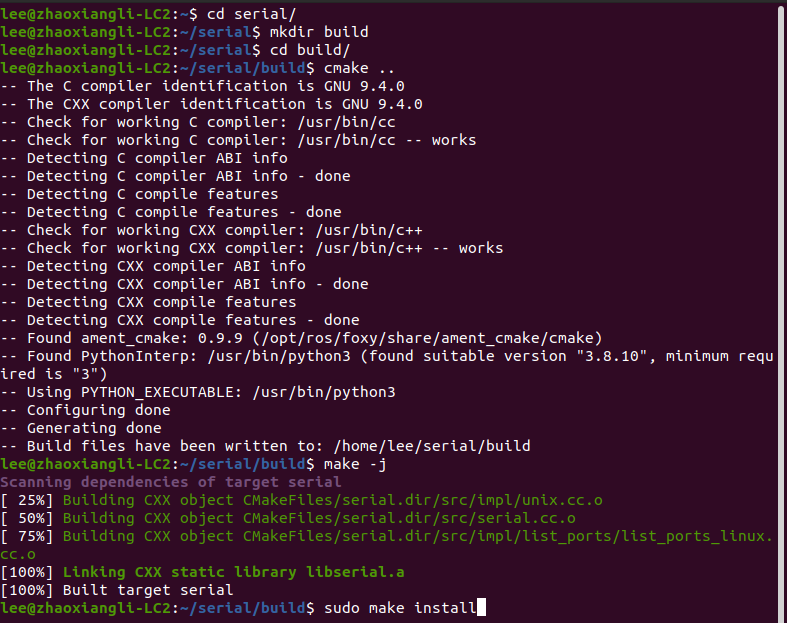
#> input picture src/serial/images/install_Serial_ubuntu.png, 787 x 623 px
$ python get_pixel.py ../serial/images/install_Serial_ubuntu.png
#> lines starting #> are read from the running program, lines starting #| are printed output that depends on the picture; after the words box and inside, x2 and y2 are one past the last pixel; in counts of white or black regions, pixels touching at a corner belong together
import cv2
import numpy as np
import sys
import tkinter as tk
from tkinter import filedialog

# 缩放与平移状态
zoom = 1.0
offset_x, offset_y = 0, 0
MIN_ZOOM, MAX_ZOOM = 0.1, 10.0
dragging = False
drag_start = (0, 0)
drag_offset = (0, 0)
view_w, view_h = 960, 720  # 窗口大小


def get_display_size(img, zoom):
    h, w = img.shape[:2]
    return int(w * zoom), int(h * zoom)


def render(img, zoom, offset_x, offset_y):
    dw, dh = get_display_size(img, zoom)
    resized = cv2.resize(img, (dw, dh), interpolation=cv2.INTER_LINEAR)
    # 计算可见区域
    x1 = max(0, offset_x)
    y1 = max(0, offset_y)
    x2 = min(dw, offset_x + view_w)
    y2 = min(dh, offset_y + view_h)
    if x2 <= x1 or y2 <= y1:
        return np.zeros((view_h, view_w, 3), dtype=np.uint8)
    crop = resized[y1:y2, x1:x2]
    canvas = np.zeros((view_h, view_w, 3), dtype=np.uint8)
    ch, cw = crop.shape[:2]
    canvas[0:ch, 0:cw] = crop
    return canvas


# [46 lines left out: functions clamp_offset, zoom_at, mouse_callback, not called in this run]


def main():
    global view_w, view_h, zoom, offset_x, offset_y

    if len(sys.argv) < 2:
        print("用法: python get_pixel.py 3.jpg")
        print("滚轮缩放 | 左键拖动平移 | 左键点击取色 | +/- 键缩放 | r 重置 | q 退出")
        sys.exit(1)

    img = cv2.imread(sys.argv[1])
#> img is the input picture: shape (623, 787, 3); mean B, G, R 47, 25.8, 59
    if img is None:
        print(f"无法读取图片: {sys.argv[1]}")
        sys.exit(1)

    ih, iw = img.shape[:2]
#> ih = 623; iw = 787
    view_w = min(960, iw)
#> view_w = 787
    view_h = min(720, ih)
#> view_h = 623

    # 初始自适应缩放
    zoom = min(view_w / iw, view_h / ih, 1.0)
#> zoom = 1
    dw, dh = get_display_size(img, zoom)
#> dw = 787; dh = 623
    offset_x = max(0, (dw - view_w) // 2)
#> offset_x = 0
    offset_y = max(0, (dh - view_h) // 2)
#> offset_y = 0

    win = "image [scroll=zoom drag=pan click=color +/-=zoom r=reset q=quit]"
    cv2.namedWindow(win)
    cv2.setMouseCallback(win, mouse_callback, img)
    print("滚轮缩放 | 左键拖动平移 | 左键点击取色 | +/- 键缩放 | r 重置 | q 退出")

    while True:
        canvas = render(img, zoom, offset_x, offset_y)
#> in render, `dw, dh = get_display_size(img, zoom)`: dw = 787; dh = 623
#> in render, `x1 = max(0, offset_x)`: x1 = 0
#> in render, `x2 = min(dw, offset_x + view_w)`: x2 = 787
#> in render, `y2 = min(dh, offset_y + view_h)`: y2 = 623
        info = f"{zoom:.1f}x  ({iw}x{ih})"
#> info = '1.0x  (787x623)'
        cv2.putText(canvas, info, (10, 25), cv2.FONT_HERSHEY_SIMPLEX, 0.6, (0, 255, 0), 1)
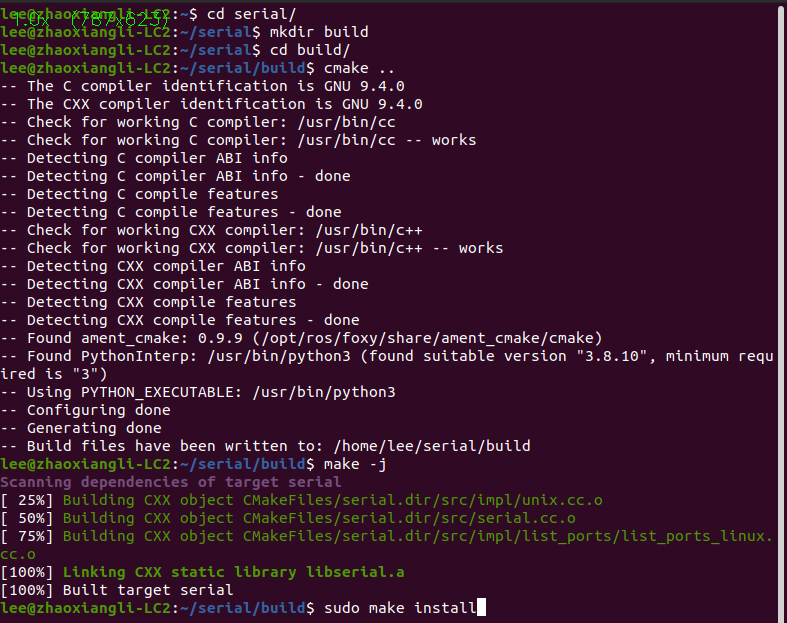
#> canvas: shape (623, 787, 3); 0.06% of pixels changed, all inside (x1, y1, x2, y2) = (14, 10, 167, 30)
        cv2.imshow(win, canvas)

        key = cv2.waitKey(30) & 0xFF
#> (key q is pressed here)
        if key == ord("q"):
            break
        elif key == ord("+") or key == ord("="):
            zoom_at(img, view_w // 2, view_h // 2, 1.2)
        elif key == ord("-"):
            zoom_at(img, view_w // 2, view_h // 2, 1 / 1.2)
        elif key == ord("r"):
            zoom = min(view_w / iw, view_h / ih, 1.0)
            dw, dh = get_display_size(img, zoom)
            offset_x = max(0, (dw - view_w) // 2)
            offset_y = max(0, (dh - view_h) // 2)

    cv2.destroyAllWindows()


if __name__ == "__main__":
    main()
